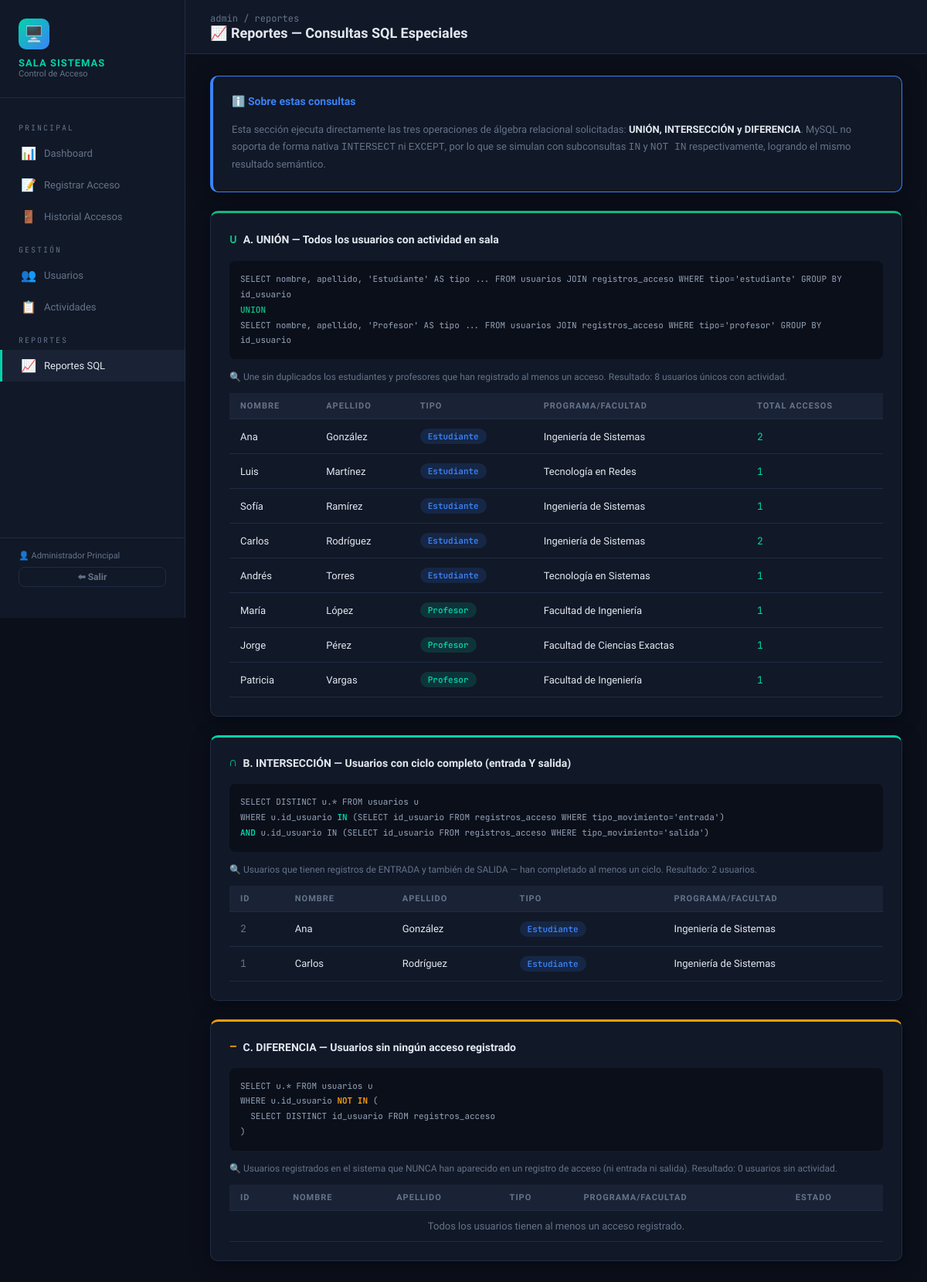
Page /admin/reportes.php (signed in) on the committed database.
### tables this page shows
CREATE TABLE IF NOT EXISTS usuarios (
    id_usuario          INT             AUTO_INCREMENT,
    numero_identificacion VARCHAR(20)   NOT NULL,                           
    nombre              VARCHAR(100)    NOT NULL,                           
    apellido            VARCHAR(100)    NOT NULL,                           
    tipo_usuario        ENUM('estudiante','profesor') NOT NULL,             
    programa_facultad   VARCHAR(150)    DEFAULT 'No especificado',          
    email               VARCHAR(150)    NULL,
    telefono            VARCHAR(20)     NULL,
    estado              ENUM('activo','inactivo') NOT NULL DEFAULT 'activo',
    fecha_registro      TIMESTAMP       DEFAULT CURRENT_TIMESTAMP,
    CONSTRAINT pk_usuarios   PRIMARY KEY (id_usuario),                     
    CONSTRAINT uq_identificacion UNIQUE (numero_identificacion)             
);

### admin/reportes.php (the view, shortened to what this page needs)
<?php
$db = getDB();
$unionQuery = "
    SELECT u.nombre, u.apellido, 'Estudiante' AS tipo_label,
           u.programa_facultad, COUNT(r.id_registro) AS total_accesos
    FROM usuarios u
    INNER JOIN registros_acceso r ON u.id_usuario = r.id_usuario
    WHERE u.tipo_usuario = 'estudiante'
    GROUP BY u.id_usuario
    UNION
    SELECT u.nombre, u.apellido, 'Profesor' AS tipo_label,
           u.programa_facultad, COUNT(r.id_registro) AS total_accesos
    FROM usuarios u
    INNER JOIN registros_acceso r ON u.id_usuario = r.id_usuario
    WHERE u.tipo_usuario = 'profesor'
    GROUP BY u.id_usuario
    ORDER BY tipo_label, apellido
";
$unionResult = $db->query($unionQuery)->fetchAll();
$interseccionQuery = "
    SELECT DISTINCT u.id_usuario, u.nombre, u.apellido,
                    u.tipo_usuario, u.programa_facultad
    FROM usuarios u
    WHERE u.id_usuario IN (
        SELECT id_usuario FROM registros_acceso WHERE tipo_movimiento = 'entrada'
    )
    AND u.id_usuario IN (
        SELECT id_usuario FROM registros_acceso WHERE tipo_movimiento = 'salida'
    )
    ORDER BY u.apellido
";
$interseccionResult = $db->query($interseccionQuery)->fetchAll();
$diferenciaQuery = "
    SELECT u.id_usuario, u.nombre, u.apellido,
           u.tipo_usuario, u.programa_facultad, u.estado
    FROM usuarios u
    WHERE u.id_usuario NOT IN (
        SELECT DISTINCT id_usuario FROM registros_acceso
    )
    ORDER BY u.tipo_usuario, u.apellido
";
$diferenciaResult = $db->query($diferenciaQuery)->fetchAll();
?>
<!DOCTYPE html>
<html lang="es">
<head>
  <link rel="stylesheet" href="../assets/css/style.css">
</head>
<body>
<div class="wrapper">
  <?php include '../includes/sidebar.php'; ?>
  <div class="main-content">
    <div class="topbar">
      <div>
        <div class="breadcrumb">admin / reportes</div>
        <h1>📈 Reportes — Consultas SQL Especiales</h1>
      </div>
    </div>
    <div class="page-body">
      <div class="card" style="border-color:#3b82f6;border-left-width:4px;">
        <div class="card-title" style="color:#3b82f6;">ℹ️ Sobre estas consultas</div>
        <p style="font-size:13px;color:var(--text-muted);line-height:1.7;">
          Esta sección ejecuta directamente las tres operaciones de álgebra relacional solicitadas:
          <strong style="color:var(--text-main)">UNIÓN, INTERSECCIÓN y DIFERENCIA</strong>.
          MySQL no soporta de forma nativa <code>INTERSECT</code> ni <code>EXCEPT</code>,
          por lo que se simulan con subconsultas <code>IN</code> y <code>NOT IN</code>
          respectivamente, logrando el mismo resultado semántico.
        </p>
      </div>
      <div class="card" style="border-top: 3px solid var(--success);">
        <div class="card-title">
          <span style="color:var(--success);font-family:monospace;font-size:16px;">∪</span>
          A. UNIÓN — Todos los usuarios con actividad en sala
        </div>
        <div style="background:var(--bg-dark);border-radius:8px;padding:14px;margin-bottom:16px;font-family:'JetBrains Mono',monospace;font-size:11px;color:#94a3b8;line-height:1.8;overflow-x:auto;">
SELECT nombre, apellido, 'Estudiante' AS tipo ... FROM usuarios JOIN registros_acceso WHERE tipo='estudiante' GROUP BY id_usuario<br>
<span style="color:var(--success);font-weight:700;">UNION</span><br>
SELECT nombre, apellido, 'Profesor' AS tipo ... FROM usuarios JOIN registros_acceso WHERE tipo='profesor' GROUP BY id_usuario
        </div>
        <p style="font-size:12px;color:var(--text-muted);margin-bottom:14px;">
          🔍 Une sin duplicados los estudiantes y profesores que han registrado al menos un acceso. Resultado: <?= count($unionResult) ?> usuarios únicos con actividad.
        </p>
        <div class="table-wrap">
          <table>
            <thead><tr><th>Nombre</th><th>Apellido</th><th>Tipo</th><th>Programa/Facultad</th><th>Total Accesos</th></tr></thead>
            <tbody>
              <?php foreach ($unionResult as $r): ?>
              <tr>
                <td><?= htmlspecialchars($r['nombre']) ?></td>
                <td><?= htmlspecialchars($r['apellido']) ?></td>
                <td><span class="badge badge-<?= strtolower($r['tipo_label']) ?>"><?= $r['tipo_label'] ?></span></td>
                <td><?= htmlspecialchars($r['programa_facultad']) ?></td>
                <td class="mono text-accent"><?= $r['total_accesos'] ?></td>
              </tr>
              <?php endforeach; ?>
            </tbody>
          </table>
        </div>
      </div>
      <div class="card" style="border-top: 3px solid var(--accent);">
        <div class="card-title">
          <span style="color:var(--accent);font-family:monospace;font-size:16px;">∩</span>
          B. INTERSECCIÓN — Usuarios con ciclo completo (entrada Y salida)
        </div>
        <div style="background:var(--bg-dark);border-radius:8px;padding:14px;margin-bottom:16px;font-family:'JetBrains Mono',monospace;font-size:11px;color:#94a3b8;line-height:1.8;overflow-x:auto;">
SELECT DISTINCT u.* FROM usuarios u<br>
WHERE u.id_usuario <span style="color:var(--accent);font-weight:700;">IN</span> (SELECT id_usuario FROM registros_acceso WHERE tipo_movimiento='entrada')<br>
<span style="color:var(--accent);font-weight:700;">AND</span> u.id_usuario IN (SELECT id_usuario FROM registros_acceso WHERE tipo_movimiento='salida')
        </div>
        <p style="font-size:12px;color:var(--text-muted);margin-bottom:14px;">
          🔍 Usuarios que tienen registros de ENTRADA y también de SALIDA — han completado al menos un ciclo. Resultado: <?= count($interseccionResult) ?> usuarios.
        </p>
        <div class="table-wrap">
          <table>
            <thead><tr><th>ID</th><th>Nombre</th><th>Apellido</th><th>Tipo</th><th>Programa/Facultad</th></tr></thead>
            <tbody>
              <?php foreach ($interseccionResult as $r): ?>
              <tr>
                <td class="mono text-muted"><?= $r['id_usuario'] ?></td>
                <td><?= htmlspecialchars($r['nombre']) ?></td>
                <td><?= htmlspecialchars($r['apellido']) ?></td>
                <td><span class="badge badge-<?= $r['tipo_usuario'] ?>"><?= ucfirst($r['tipo_usuario']) ?></span></td>
                <td><?= htmlspecialchars($r['programa_facultad']) ?></td>
              </tr>
              <?php endforeach; ?>
            </tbody>
          </table>
        </div>
      </div>
      <div class="card" style="border-top: 3px solid var(--warning);">
        <div class="card-title">
          <span style="color:var(--warning);font-family:monospace;font-size:16px;">−</span>
          C. DIFERENCIA — Usuarios sin ningún acceso registrado
        </div>
        <div style="background:var(--bg-dark);border-radius:8px;padding:14px;margin-bottom:16px;font-family:'JetBrains Mono',monospace;font-size:11px;color:#94a3b8;line-height:1.8;overflow-x:auto;">
SELECT u.* FROM usuarios u<br>
WHERE u.id_usuario <span style="color:var(--warning);font-weight:700;">NOT IN</span> (<br>
&nbsp;&nbsp;SELECT DISTINCT id_usuario FROM registros_acceso<br>
)
        </div>
        <p style="font-size:12px;color:var(--text-muted);margin-bottom:14px;">
          🔍 Usuarios registrados en el sistema que NUNCA han aparecido en un registro de acceso (ni entrada ni salida). Resultado: <?= count($diferenciaResult) ?> usuarios sin actividad.
        </p>
        <div class="table-wrap">
          <table>
            <thead><tr><th>ID</th><th>Nombre</th><th>Apellido</th><th>Tipo</th><th>Programa/Facultad</th><th>Estado</th></tr></thead>
            <tbody>
              <?php if (empty($diferenciaResult)): ?>
              <tr><td colspan="6" style="text-align:center;color:var(--text-muted);">Todos los usuarios tienen al menos un acceso registrado.</td></tr>
              <?php endif; ?>
            </tbody>
          </table>
        </div>
      </div>
    </div>
  </div>
</div>
</body>
</html>

### assets/css/style.css (style rules this page uses)
:root { --bg-dark: #0b0f1a; --bg-card: #111827; --bg-surface: #1a2235; --accent: #00d4aa; --accent2: #3b82f6; --danger: #ef4444; --warning: #f59e0b; --success: #10b981; --text-main: #e2e8f0; --text-muted: #64748b; --border: #1e2d45; --radius: 10px; --shadow: 0 4px 24px rgba(0,0,0,0.4); }
*, *::before, *::after { box-sizing: border-box; margin: 0; padding: 0; }
body { font-family: 'Sora', sans-serif; background: var(--bg-dark); color: var(--text-main); min-height: 100vh; font-size: 14px; }
.wrapper { display: flex; min-height: 100vh; }
.main-content { margin-left: 240px; flex: 1; display: flex; flex-direction: column; }
.topbar { background: var(--bg-card); border-bottom: 1px solid var(--border); padding: 16px 32px; display: flex; align-items: center; justify-content: space-between; }
.topbar h1 { font-size: 18px; font-weight: 700; }
.topbar .breadcrumb { font-size: 12px; color: var(--text-muted); font-family: 'JetBrains Mono', monospace; }
.page-body { padding: 28px 32px; flex: 1; }
.card { background: var(--bg-card); border: 1px solid var(--border); border-radius: var(--radius); padding: 24px; box-shadow: var(--shadow); margin-bottom: 24px; }
.card-title { font-size: 14px; font-weight: 700; margin-bottom: 18px; display: flex; align-items: center; gap: 8px; color: var(--text-main); }
.table-wrap { overflow-x: auto; }
table { width: 100%; border-collapse: collapse; font-size: 13px; }
thead th { background: var(--bg-surface); color: var(--text-muted); font-size: 11px; text-transform: uppercase; letter-spacing: 1px; padding: 10px 14px; text-align: left; font-weight: 600; border-bottom: 1px solid var(--border); }
tbody tr { border-bottom: 1px solid var(--border); transition: background .15s; }
tbody td { padding: 12px 14px; }
.badge { display: inline-block; padding: 3px 10px; border-radius: 20px; font-size: 11px; font-weight: 600; font-family: 'JetBrains Mono', monospace; }
.badge-estudiante { background: rgba(59,130,246,.15); color: var(--accent2); }
.badge-profesor { background: rgba(0,212,170,.15); color: var(--accent); }
.text-muted { color: var(--text-muted); }
.text-accent { color: var(--accent); }
.mono { font-family: 'JetBrains Mono', monospace; }

### rows in the picture
usuarios: id_usuario "2", nombre "Ana", apellido "González", tipo_usuario "Estudiante", programa_facultad "Ingeniería de Sistemas"
usuarios: id_usuario "1", nombre "Carlos", apellido "Rodríguez", tipo_usuario "Estudiante", programa_facultad "Ingeniería de Sistemas"

### other values in the picture
$_SESSION['admin_name'] "Administrador Principal"
count($unionResult) "8"
$r['nombre'] "Ana"
$r['apellido'] "González"
$r['tipo_label'] "Estudiante"
$r['programa_facultad'] "Ingeniería de Sistemas"
$r['total_accesos'] "2"
$r['nombre'] "Luis"
$r['apellido'] "Martínez"
$r['programa_facultad'] "Tecnología en Redes"
$r['total_accesos'] "1"
$r['nombre'] "Sofía"
$r['apellido'] "Ramírez"
$r['nombre'] "Carlos"
$r['apellido'] "Rodríguez"
